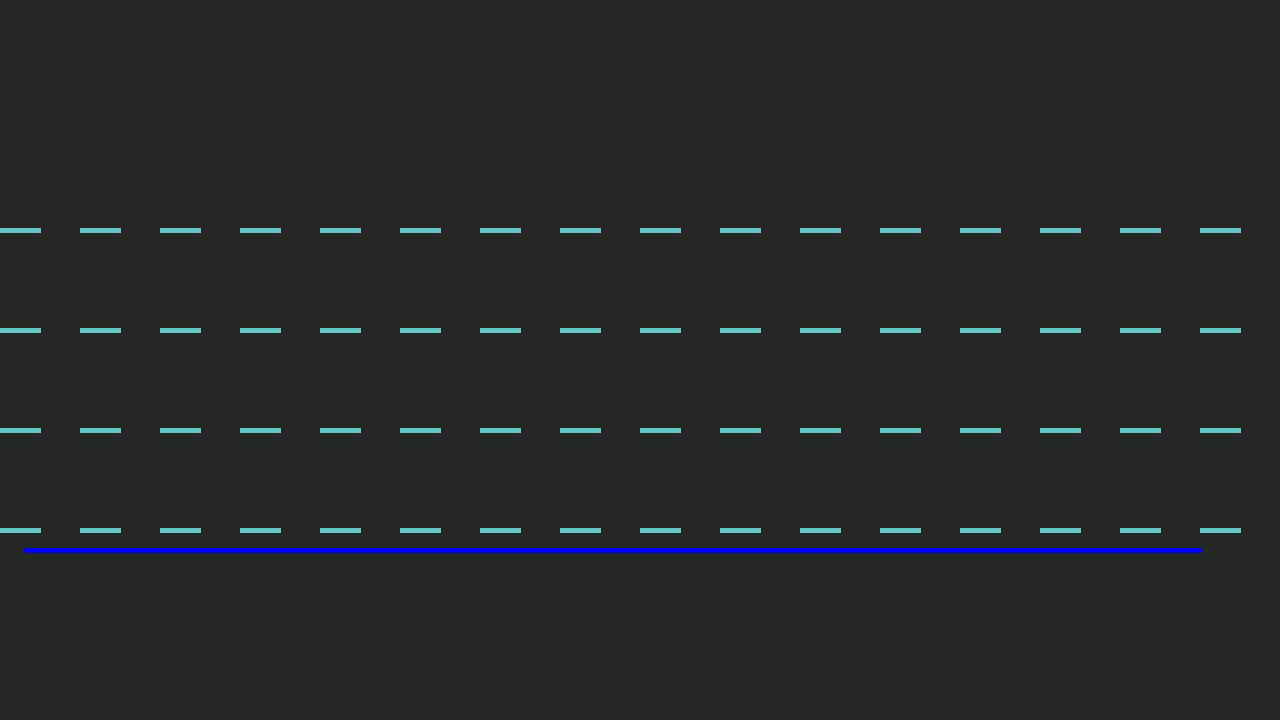
#> input picture frame 69 of traffic.mp4, 1280 x 720 px
$ python vehicle_tracker_advanced.py
#> lines starting #> are read from the running program, lines starting #| are printed output that depends on the picture; after the words box and inside, x2 and y2 are one past the last pixel; in counts of white or black regions, pixels touching at a corner belong together
import cv2
import numpy as np

cap = cv2.VideoCapture("traffic.mp4")

vehicle_detector = cv2.createBackgroundSubtractorMOG2(history=100, varThreshold=40)

next_id = 0
tracks = {}          # id -> {cx, cy, box, lost, speed_px, direction, trail}
vehicle_count = 0
counted_ids = set()

OFFSET = 10
LINE_Y = 550
MAX_LOST = 15        # frames before dropping a track
TRAIL_LEN = 20       # how many past positions to draw
PIXELS_PER_METER = 8.0   # tune this for real video (pixels that equal 1 metre)
FPS = 30


def match_detections(tracks, detections, max_dist=80):
    if not tracks or not detections:
        return {}, list(range(len(detections))), list(tracks.keys())

    track_ids = list(tracks.keys())
    tc = np.array([[tracks[tid]['cx'], tracks[tid]['cy']] for tid in track_ids], dtype=float)
    dc = np.array([[d['cx'], d['cy']] for d in detections], dtype=float)

    # Pairwise distances: shape (n_tracks, n_detections)
    D = np.linalg.norm(tc[:, None] - dc[None, :], axis=2)

    matched, used_dets, used_tracks = {}, set(), set()
    for idx in np.argsort(D.ravel()):
        r, c = divmod(int(idx), len(detections))
        if r in used_tracks or c in used_dets:
            continue
        if D[r, c] > max_dist:
            break
        matched[track_ids[r]] = c
        used_tracks.add(r)
        used_dets.add(c)

    unmatched_dets = [i for i in range(len(detections)) if i not in used_dets]
    unmatched_tracks = [track_ids[r] for r in range(len(track_ids)) if r not in used_tracks]
    return matched, unmatched_dets, unmatched_tracks


while True:
    ret, frame = cap.read()
#> frame is the input picture: shape (720, 1280, 3); mean B, G, R 39.7, 41, 37.7
    if not ret:
        break

    cv2.line(frame, (25, LINE_Y), (1200, LINE_Y), (255, 0, 0), 3)
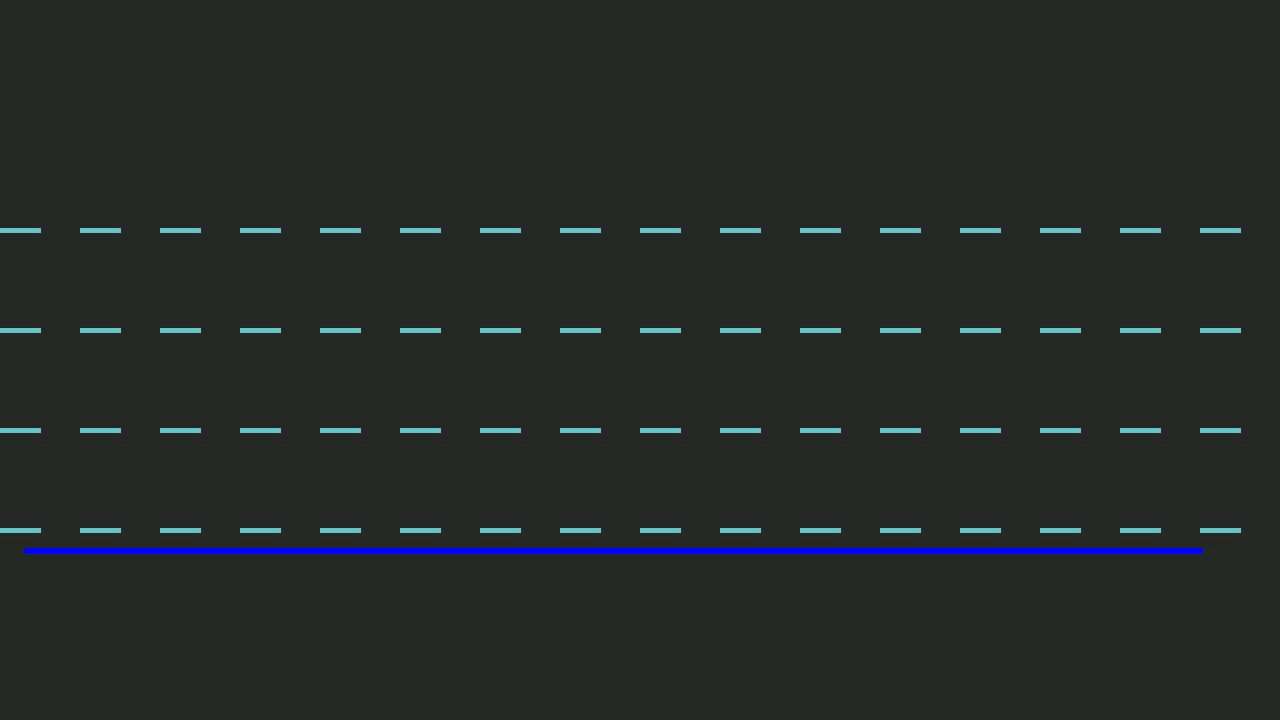
#> frame: shape (720, 1280, 3); 0.64% of pixels changed, all inside (x1, y1, x2, y2) = (23, 548, 1203, 553)

    gray = cv2.cvtColor(frame, cv2.COLOR_BGR2GRAY)
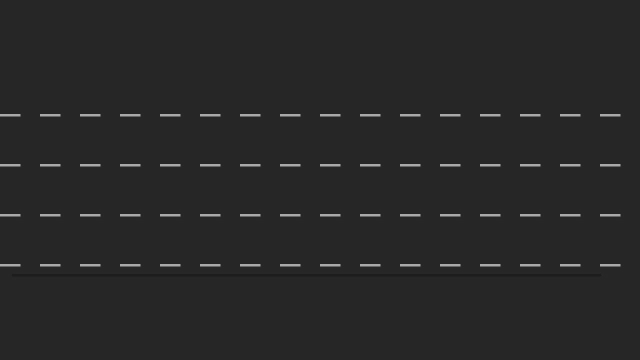
#> gray: shape (720, 1280) (shown at 1/2 size); min 29, max 174, mean 39.8
    blur = cv2.GaussianBlur(gray, (5, 5), 5)
    mask = vehicle_detector.apply(blur)
#> mask: shape (720, 1280); every value is 127
    _, mask = cv2.threshold(mask, 254, 255, cv2.THRESH_BINARY)
#> mask: shape (720, 1280); every value is 0
    contours, _ = cv2.findContours(mask, cv2.RETR_TREE, cv2.CHAIN_APPROX_SIMPLE)
#> contours = []

    detections = []
    for contour in contours:
        if cv2.contourArea(contour) < 1500:
            continue
        x, y, w, h = cv2.boundingRect(contour)
        detections.append({'cx': x + w // 2, 'cy': y + h // 2, 'box': (x, y, w, h)})
#> this loop made 0 passes
#> after the loop, detections = []

    matched, unmatched_dets, unmatched_tracks = match_detections(tracks, detections)
#> matched = 0 items; unmatched_dets = []; unmatched_tracks = []

    # Update matched tracks
    for tid, det_idx in matched.items():
        d = detections[det_idx]
        t = tracks[tid]
        dx = d['cx'] - t['cx']
        t['trail'].append((d['cx'], d['cy']))
        if len(t['trail']) > TRAIL_LEN:
            t['trail'].pop(0)
        t.update({
            'cx': d['cx'], 'cy': d['cy'],
            'box': d['box'],
            'lost': 0,
            'speed_px': np.hypot(dx, d['cy'] - t['cy']),
            'direction': 'R->' if dx >= 0 else '<-L',
        })

    # Register new tracks
    for det_idx in unmatched_dets:
        d = detections[det_idx]
        tracks[next_id] = {
            'cx': d['cx'], 'cy': d['cy'],
            'box': d['box'],
            'lost': 0,
            'speed_px': 0.0,
            'direction': 'R->',
            'trail': [(d['cx'], d['cy'])],
        }
        next_id += 1
#> after the loop, next_id = 0; tracks = 0 items

    # Age unmatched tracks
    for tid in unmatched_tracks:
        tracks[tid]['lost'] += 1

    # Drop stale tracks
    tracks = {tid: t for tid, t in tracks.items() if t['lost'] <= MAX_LOST}

    # Draw all active tracks
    for tid, t in tracks.items():
        if t['lost'] > 0:
            continue

        x, y, w, h = t['box']
        speed_kmh = (t['speed_px'] * FPS / PIXELS_PER_METER) * 3.6

        # Bounding box
        cv2.rectangle(frame, (x, y), (x + w, y + h), (0, 255, 0), 2)

        # ID / direction / speed label
        label = f"ID:{tid}  {t['direction']}  {speed_kmh:.0f} km/h"
        cv2.putText(frame, label, (x, y - 8),
                    cv2.FONT_HERSHEY_SIMPLEX, 0.5, (0, 255, 255), 1)

        # Centre dot
        cv2.circle(frame, (t['cx'], t['cy']), 4, (0, 0, 255), -1)

        # Motion trail
        for i in range(1, len(t['trail'])):
            cv2.line(frame, t['trail'][i - 1], t['trail'][i], (0, 165, 255), 2)

        # Count vehicle when it crosses the line
        if tid not in counted_ids and LINE_Y - OFFSET < t['cy'] < LINE_Y + OFFSET:
            vehicle_count += 1
            counted_ids.add(tid)
            cv2.line(frame, (25, LINE_Y), (1200, LINE_Y), (0, 255, 0), 3)
#> after the loop, counted_ids = 0 items; vehicle_count = 0

    cv2.putText(frame, f"Vehicle Count: {vehicle_count}",
                (50, 50), cv2.FONT_HERSHEY_SIMPLEX, 1, (0, 0, 255), 2)
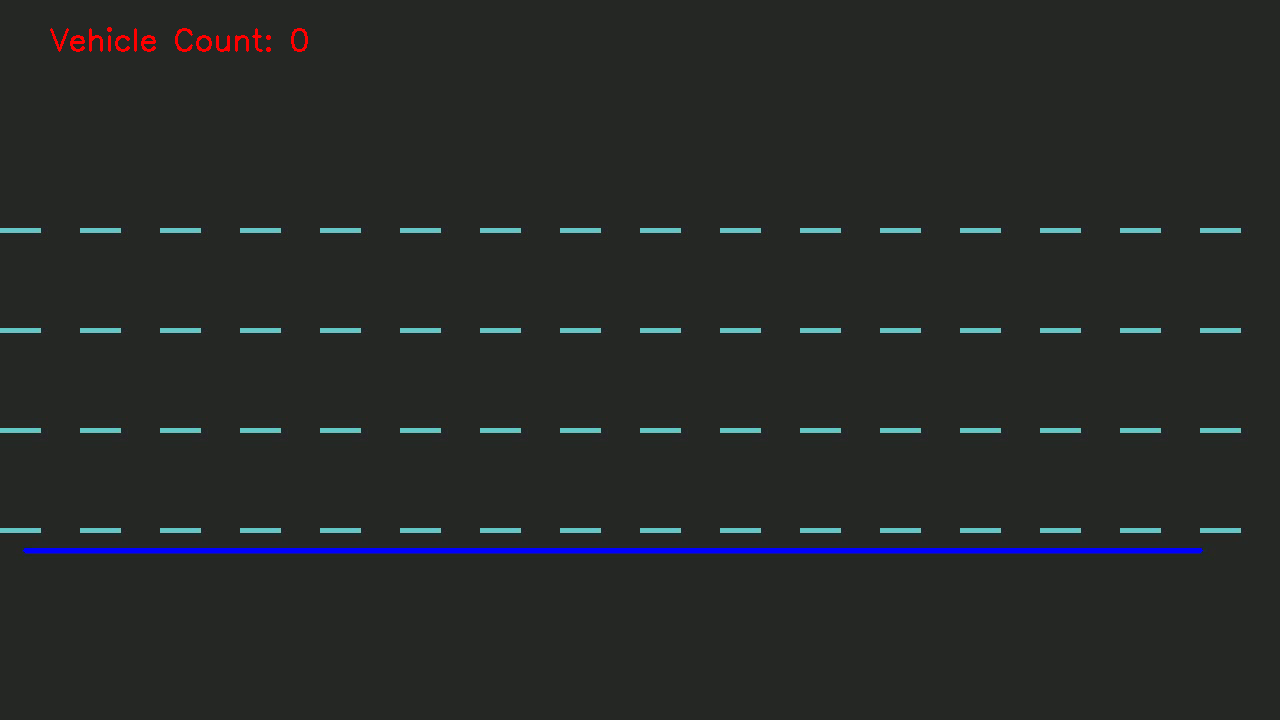
#> frame: shape (720, 1280, 3); 0.18% of pixels changed, all inside (x1, y1, x2, y2) = (50, 27, 308, 52)

    cv2.imshow("Vehicle Tracking", frame)
    cv2.imshow("Mask", mask)

    if cv2.waitKey(30) & 0xFF == 27:
#> (key Esc is pressed here)
        break

cap.release()
cv2.destroyAllWindows()

$ run again, starting later in the video
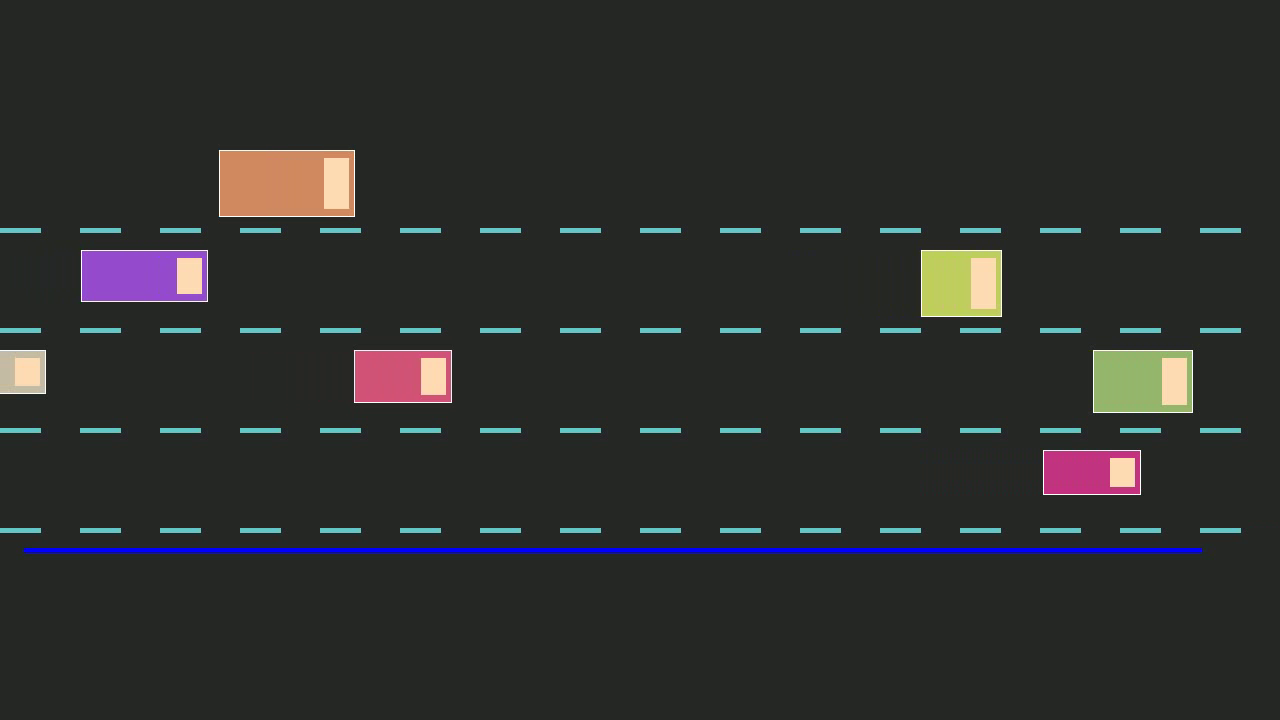
#> input picture frame 310 of traffic.mp4, 1280 x 720 px
#> frame is the input picture: shape (720, 1280, 3); mean B, G, R 44.2, 45.7, 44.5
#> `gray = cv2.cvtColor(frame, cv2.COLOR_BGR2GRAY)`:
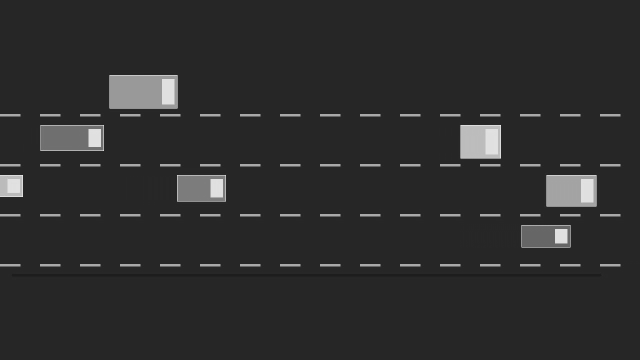
#> gray: shape (720, 1280) (shown at 1/2 size); min 29, max 255, mean 45.1
#> contours = []
#> matched = 0 items; unmatched_dets = []
#> after the loop `for det_idx in unmatched_dets:`: next_id = 0; tracks = 0 items
#> after the loop `for tid, t in tracks.items():`: vehicle_count = 0
#> `cv2.putText(frame, f"Vehicle Count: {vehicle_count}", (50, 50), cv2.FO..`:
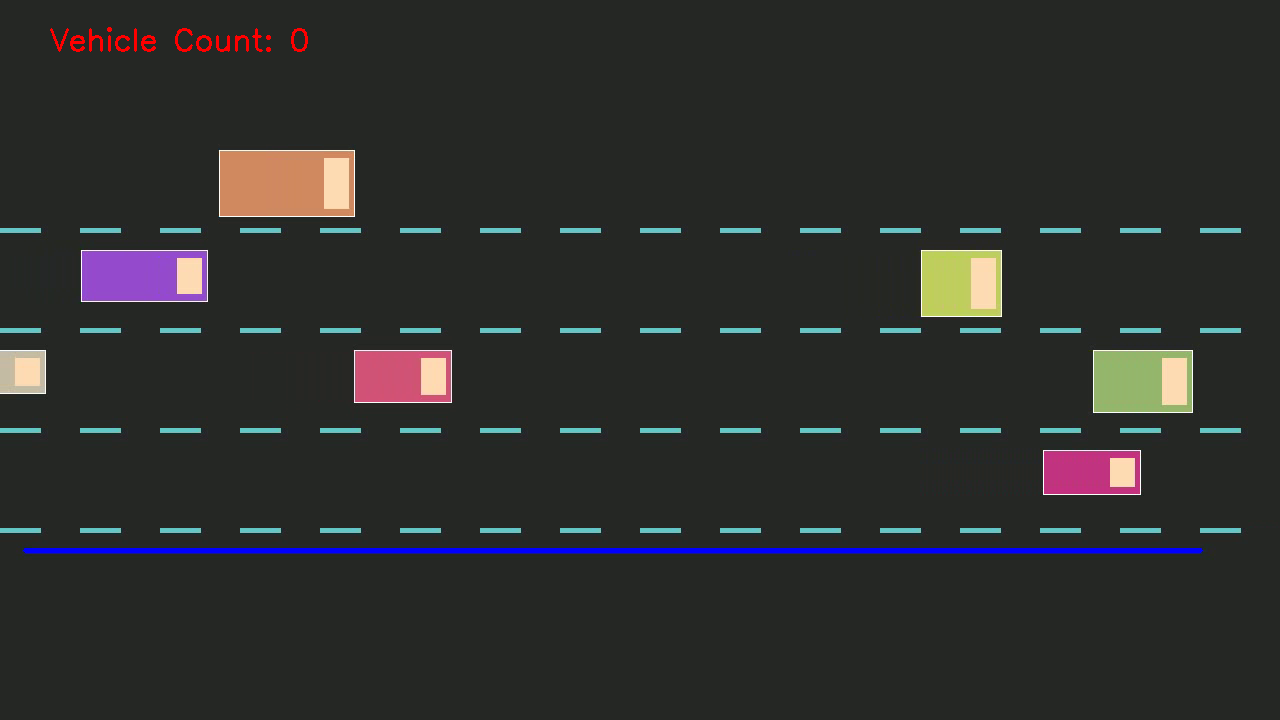
#> frame: shape (720, 1280, 3); mean B, G, R 44.3, 45.6, 44.9

$ run again, starting later in the video
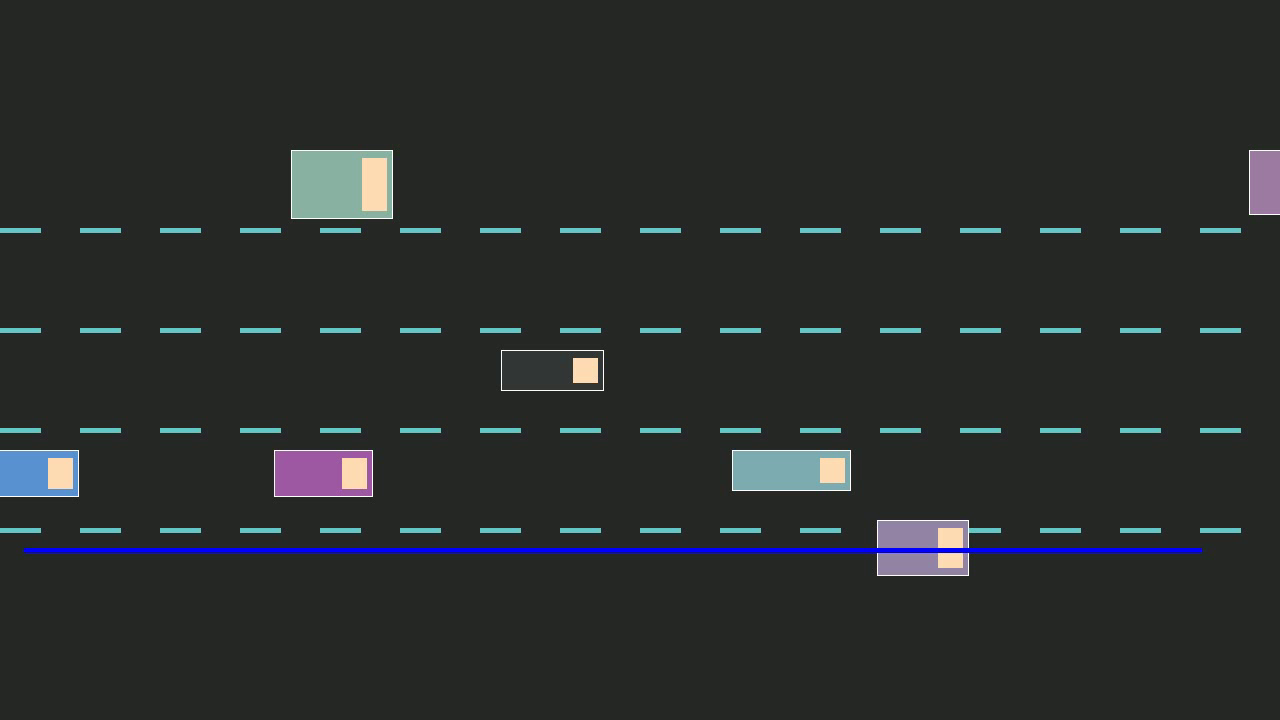
#> input picture frame 552 of traffic.mp4, 1280 x 720 px
#> frame is the input picture: shape (720, 1280, 3); mean B, G, R 44, 44.8, 41.5
#> `gray = cv2.cvtColor(frame, cv2.COLOR_BGR2GRAY)`:
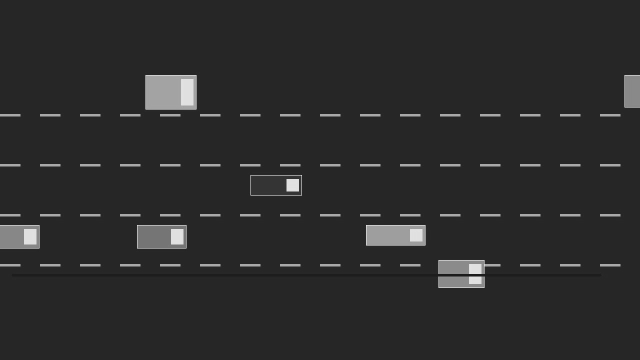
#> gray: shape (720, 1280) (shown at 1/2 size); min 29, max 255, mean 43.7
#> contours = []
#> matched = 0 items; unmatched_dets = []
#> after the loop `for det_idx in unmatched_dets:`: next_id = 0; tracks = 0 items
#> after the loop `for tid, t in tracks.items():`: vehicle_count = 0
#> `cv2.putText(frame, f"Vehicle Count: {vehicle_count}", (50, 50), cv2.FO..`:
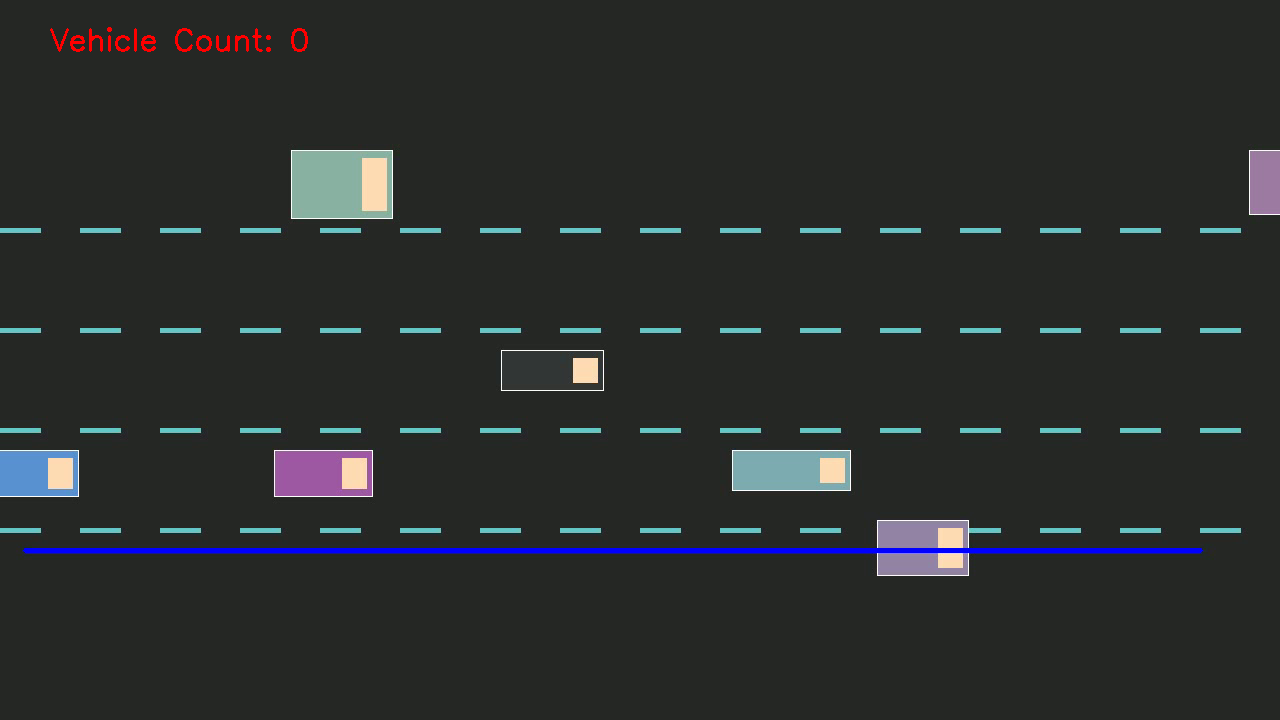
#> frame: shape (720, 1280, 3); mean B, G, R 44.1, 44.8, 41.9
